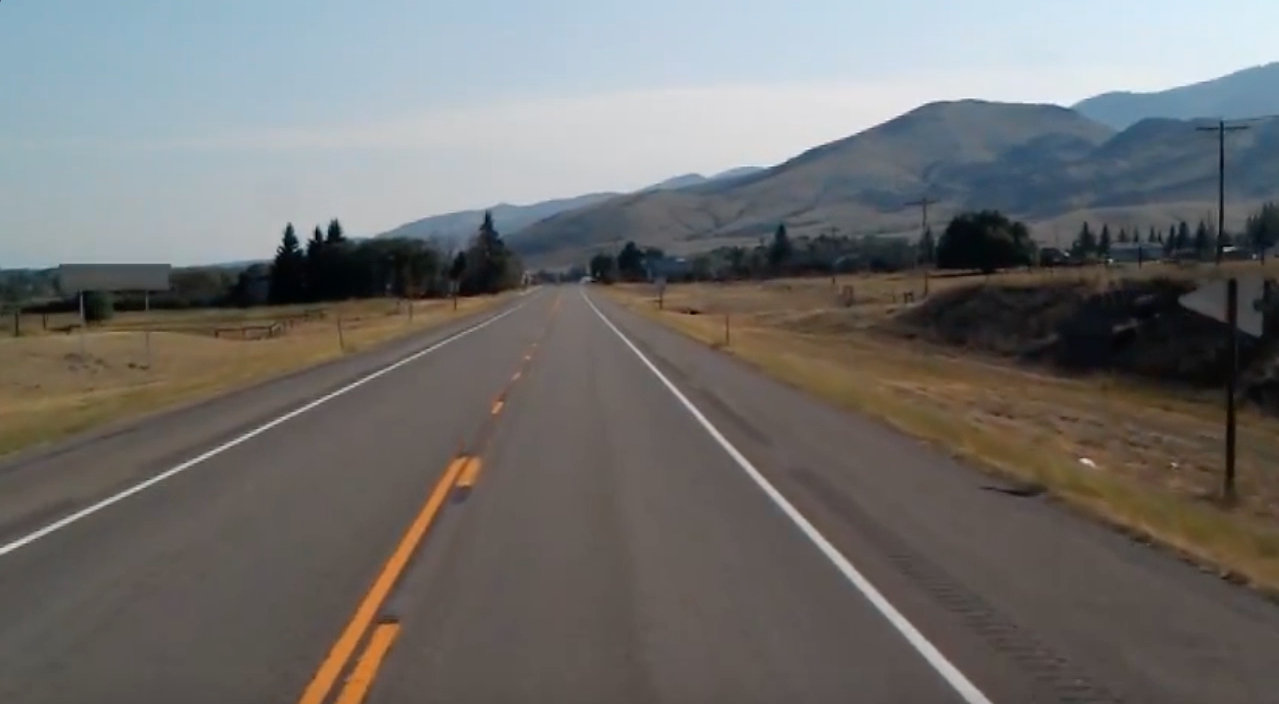
#> input picture test_image.jpg, 1279 x 704 px, given in place of test2.mp4, which was not available
$ python LaneDetection.py
#> lines starting #> are read from the running program, lines starting #| are printed output that depends on the picture; after the words box and inside, x2 and y2 are one past the last pixel; in counts of white or black regions, pixels touching at a corner belong together; pictures that were not available may be replaced by others from this repository, and a replacement may not be noted
import numpy as np
import cv2
import matplotlib.pyplot as plt


# TODO: Implement program to detect curved lanes

# Function to stack videos for cleaner display output.
def stackVideos(scale, imgArray):
    rows = len(imgArray)
    cols = len(imgArray[0])
    rowsAvailable = isinstance(imgArray[0], list)
    width = imgArray[0][0].shape[1]
    height = imgArray[0][0].shape[0]
    if rowsAvailable:
        for x in range(0, rows):
            for y in range(0, cols):
                if imgArray[x][y].shape[:2] == imgArray[0][0].shape[:2]:
                    imgArray[x][y] = cv2.resize(imgArray[x][y], (0, 0), None, scale, scale)
                else:
                    imgArray[x][y] = cv2.resize(imgArray[x][y], (imgArray[0][0].shape[1], imgArray[0][0].shape[0]),
                                                None, scale, scale)
                if len(imgArray[x][y].shape) == 2: imgArray[x][y] = cv2.cvtColor(imgArray[x][y], cv2.COLOR_GRAY2BGR)
        imageBlank = np.zeros((height, width, 3), np.uint8)
        hor = [imageBlank] * rows
        hor_con = [imageBlank] * rows
        for x in range(0, rows):
            hor[x] = np.hstack(imgArray[x])
        ver = np.vstack(hor)
    else:
        for x in range(0, rows):
            if imgArray[x].shape[:2] == imgArray[0].shape[:2]:
                imgArray[x] = cv2.resize(imgArray[x], (0, 0), None, scale, scale)
            else:
                imgArray[x] = cv2.resize(imgArray[x], (imgArray[0].shape[1], imgArray[0].shape[0]), None, scale, scale)
            if len(imgArray[x].shape) == 2: imgArray[x] = cv2.cvtColor(imgArray[x], cv2.COLOR_GRAY2BGR)
        hor = np.hstack(imgArray)
        ver = hor
    return ver


def toCanny(image):
    # Convert originalImage to grayscale
    originalToGray = cv2.cvtColor(image, cv2.COLOR_RGB2GRAY)

    # Use canny() to identify edges of originalToGray
    return cv2.Canny(originalToGray, 50, 150)


def regionOfInterest(image):
    height = image.shape[0]

    # Use this for test1.mp4
    triangle = np.array([[(200, height), (1100, height), (550, 250)]])

    # Use this for test2.mp4
    # triangle = np.array([[(200, height), (800, 350), (1200, height), ]], np.int32)

    # Apply this triangle on a black mask with the same dimensions as image
    mask = np.zeros_like(image)
    # Fill mask with white triangle
    cv2.fillPoly(mask, triangle, 255)
    # Combine Canny and Mask
    maskedImage = cv2.bitwise_and(image, mask)
    return maskedImage


def makeCoordinates(image, lineParameters):
    slope, intercept = lineParameters
    multiplier = 1/2
    # y1 is the height and y2 is 3/5 the height.
    # So our lines will both stop 3/5 the way up the image (for appearance).
    y1 = image.shape[0]
    y2 = int(y1 * multiplier)

    # x-values derives from y=mx+b
    x1 = int((y1 - intercept) / slope)
    x2 = int((y2 - intercept) / slope)

    return np.array([x1, y1, x2, y2])


def averageSlopeIntercept(image, lines):
    global leftLine, rightLine
    left = []  # Has negative slope
    right = []  # Has positive slope

    for line in lines:
        x1, y1, x2, y2 = line.reshape(4)
        parameters = np.polyfit((x1, x2), (y1, y2), 1)
        slope = parameters[0]
        intercept = parameters[1]
        if slope < 0:
            left.append((slope, intercept))
        else:
            right.append((slope, intercept))

    # Average out slope and y-intercept in each of the left and right lists
    # Create lines from these averaged values
    if left:
        leftAverage = np.average(left, axis=0)
        leftLine = makeCoordinates(image, leftAverage)
    if right:
        rightAverage = np.average(right, axis=0)
        rightLine = makeCoordinates(image, rightAverage)

    return np.array([leftLine, rightLine])


# Now we've found the lines from our cropped image.
# We need to display these lines into colored image.
def displayLines(image, lines):
    lineImage = np.zeros_like(image)
    if lines is not None:
        for x1, y1, x2, y2 in lines:
            cv2.line(lineImage, (x1, y1), (x2, y2), (0, 255, 0), 10)
    return lineImage


# load video
# test1 = "test1.mp4"
# cap = cv2.VideoCapture(test1)

test2 = "test2.mp4"
cap = cv2.VideoCapture(test2)

while cap.isOpened():
    _, frame = cap.read()
#> frame is the input picture: shape (704, 1279, 3); mean B, G, R 109.7, 111.3, 112.3
    # Convert colorImage to Canny
    cannyImage = toCanny(frame)
#> in toCanny, `return cv2.Canny(originalToGray, 50, 150)`:
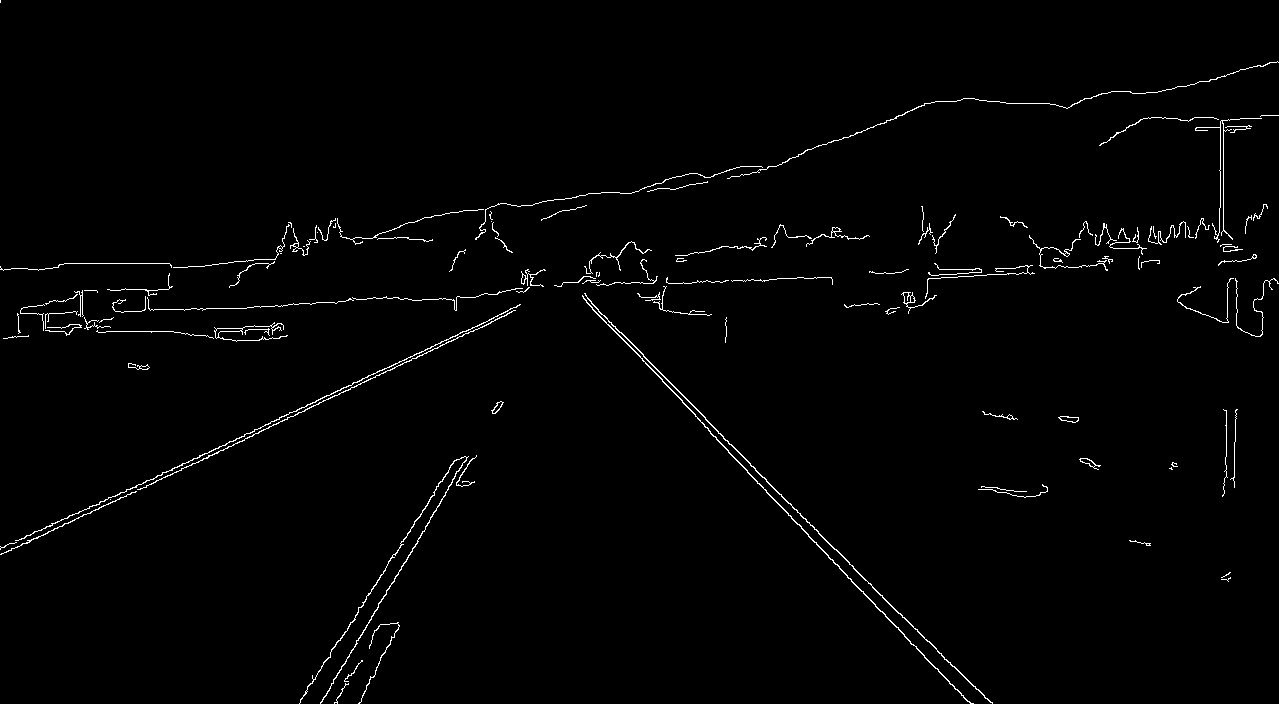
#> returned value: shape (704, 1279); 1.3% white in thin lines or dots

    # Find region of interest
    croppedImage = regionOfInterest(cannyImage)
#> in regionOfInterest, `cv2.fillPoly(mask, triangle, 255)`: mask: shape (704, 1279); 22.7% white; 1 white region, box (x1, y1, x2, y2) and area: (200, 250, 1100, 704) 204575
#> in regionOfInterest, `maskedImage = cv2.bitwise_and(image, mask)`:
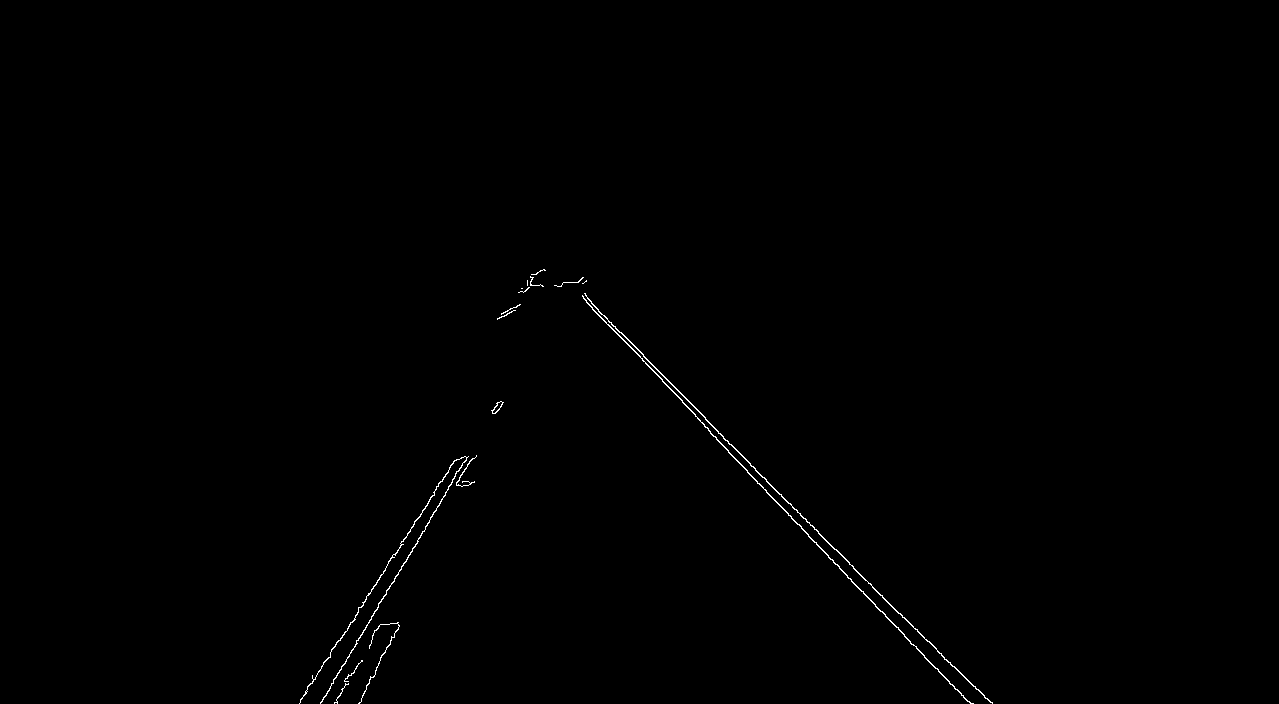
#> maskedImage: shape (704, 1279); 0.32% white in thin lines or dots, all inside (x1, y1, x2, y2) = (299, 269, 993, 704)

    # Hough Transform
    lines = cv2.HoughLinesP(croppedImage, 2, np.pi / 180, 100, np.array([]), minLineLength=40, maxLineGap=5)
#> lines = [[705, 419, 927, 641], [747, 472, 885, 615], [320, 702, 452, 482], [586, 302, 708, 428], [358, 610, 456, 459], [591, 303, 705, 417], [355, 615, 385, 570], [900, 613, 976, 689], [887, 618, 970, 703], [736, 459, 778, 503], [300, 700, 325, 660]]

    # Refine appearance of lines
    averagedLines = averageSlopeIntercept(frame, lines)
#> the loop in averageSlopeIntercept, `for line in lines:` made 11 passes
#> (x1, y1, x2, y2, slope, intercept) on passes 1 to 11: (705, 419, 927, 641, 1, -286), (747, 472, 885, 615, 1.04, -302.1), (320, 702, 452, 482, -1.67, 1235.3), (586, 302, 708, 428, 1.03, -303.2), (358, 610, 456, 459, -1.54, 1161.6), (591, 303, 705, 417, 1, -288), (355, 615, 385, 570, -1.5, 1147.5), (900, 613, 976, 689, 1, -287), (887, 618, 970, 703, 1.02, -290.4), (736, 459, 778, 503, 1.05, -312), (300, 700, 325, 660, -1.6, 1180)
#> after the loop in averageSlopeIntercept, `for line in lines:`: left = [(-1.67, 1235.3), (-1.54, 1161.6), (-1.5, 1147.5), (-1.6, 1180)]; right = [(1, -286), (1.04, -302.1), (1.03, -303.2), (1, -288), (1, -287), (1.02, -290.4), (1.05, -312)]
#> in averageSlopeIntercept, `leftAverage = np.average(left, axis=0)`: leftAverage = [-1.58, 1181.1]
#> in makeCoordinates, `slope, intercept = lineParameters`: slope = -1.58; intercept = 1181.1
#> in makeCoordinates, `x1 = int((y1 - intercept) / slope)`: x1 = 302
#> in makeCoordinates, `x2 = int((y2 - intercept) / slope)`: x2 = 525
#> in averageSlopeIntercept, `leftLine = makeCoordinates(image, leftAverage)`: leftLine = [302, 704, 525, 352]
#> in averageSlopeIntercept, `rightAverage = np.average(right, axis=0)`: rightAverage = [1.02, -295.5]
#> in averageSlopeIntercept, `rightLine = makeCoordinates(image, rightAverage)`: rightLine = [979, 704, 634, 352]
#> averagedLines = [[302, 704, 525, 352], [979, 704, 634, 352]]
    lineImage = displayLines(frame, averagedLines)
#> the loop in displayLines, `for x1, y1, x2, y2 in lines:` made 2 passes

    # Combine lineImage and colorImage
    combinedImages = cv2.addWeighted(frame, 0.8, lineImage, 1, 1)
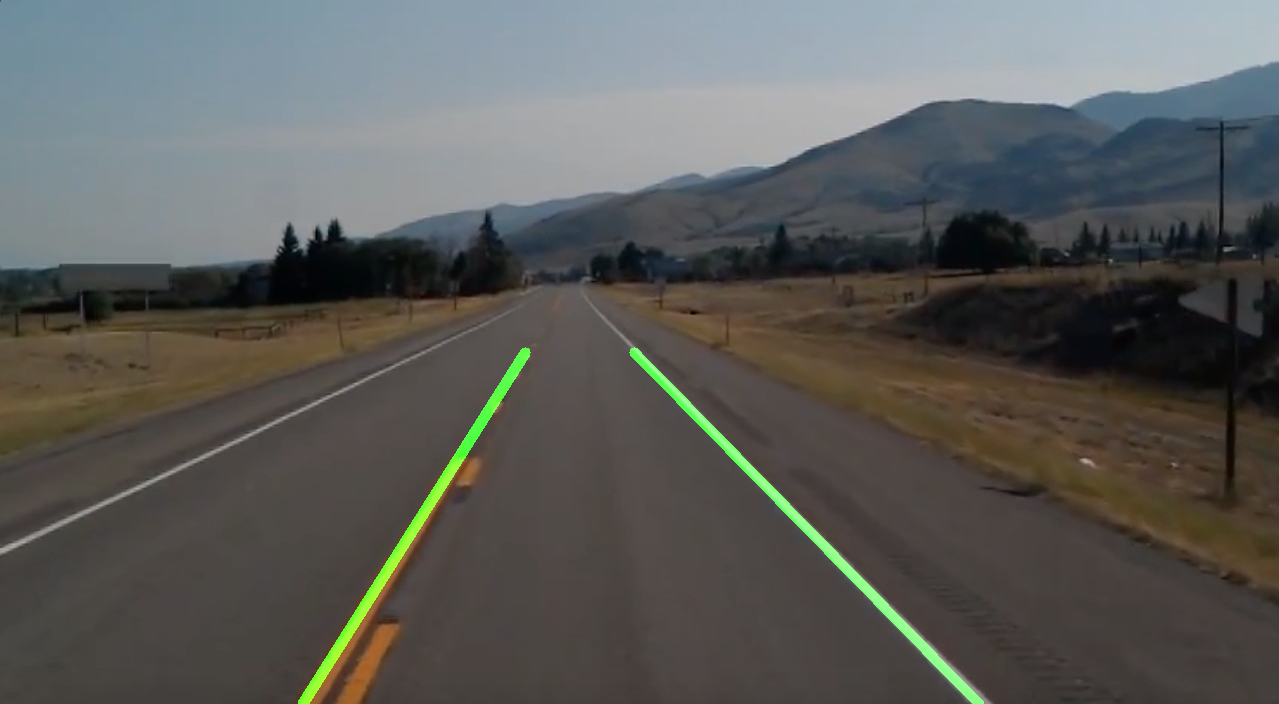
#> combinedImages: shape (704, 1279, 3); mean B, G, R 88.7, 91.6, 90.8

    vidStack = stackVideos(0.5, ([cannyImage, croppedImage], [lineImage, combinedImages]))
#> after the loop in stackVideos, `for x in range(0, rows):`: hor = 2 items
#> in stackVideos, `ver = np.vstack(hor)`:
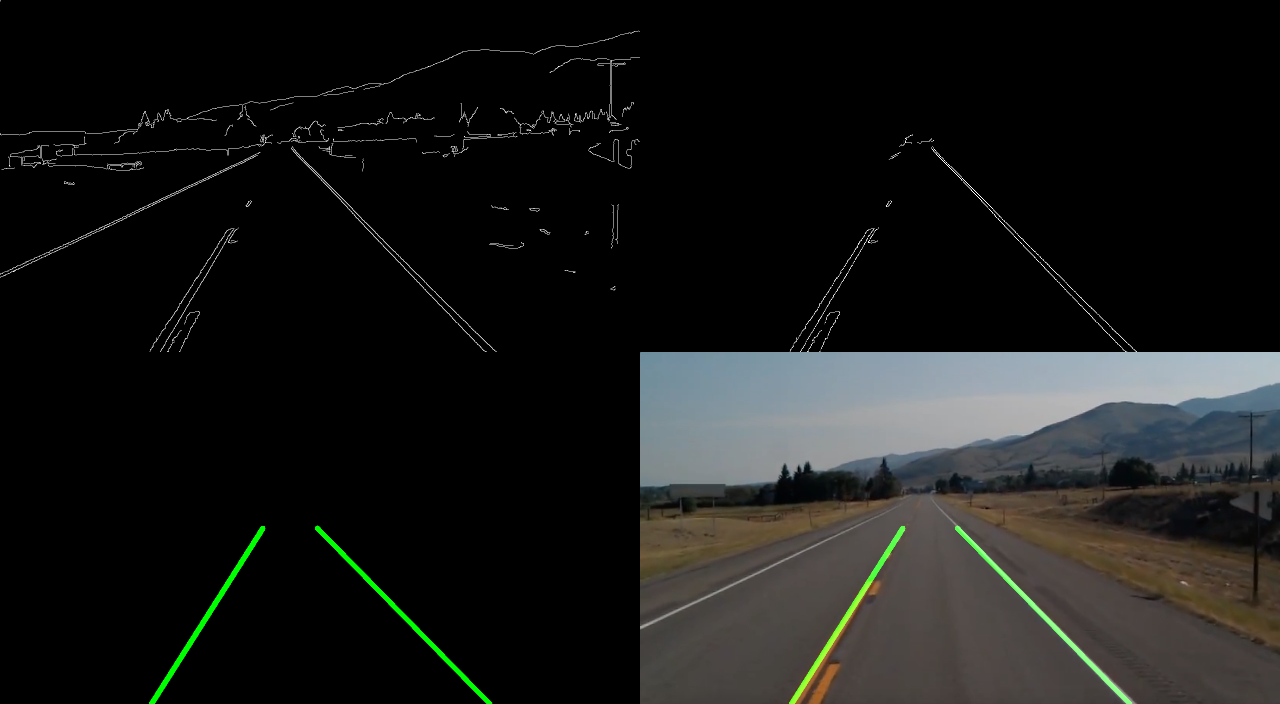
#> ver: shape (704, 1280, 3); mean of channels 0, 1, 2 23.3, 24.6, 23.8; drawn as B, G, R
    cv2.imshow("Video Comparisons", vidStack)

    if cv2.waitKey(1) == ord('q'):
#> (key q is pressed here)
        break

cap.release()
cv2.destroyAllWindows()
